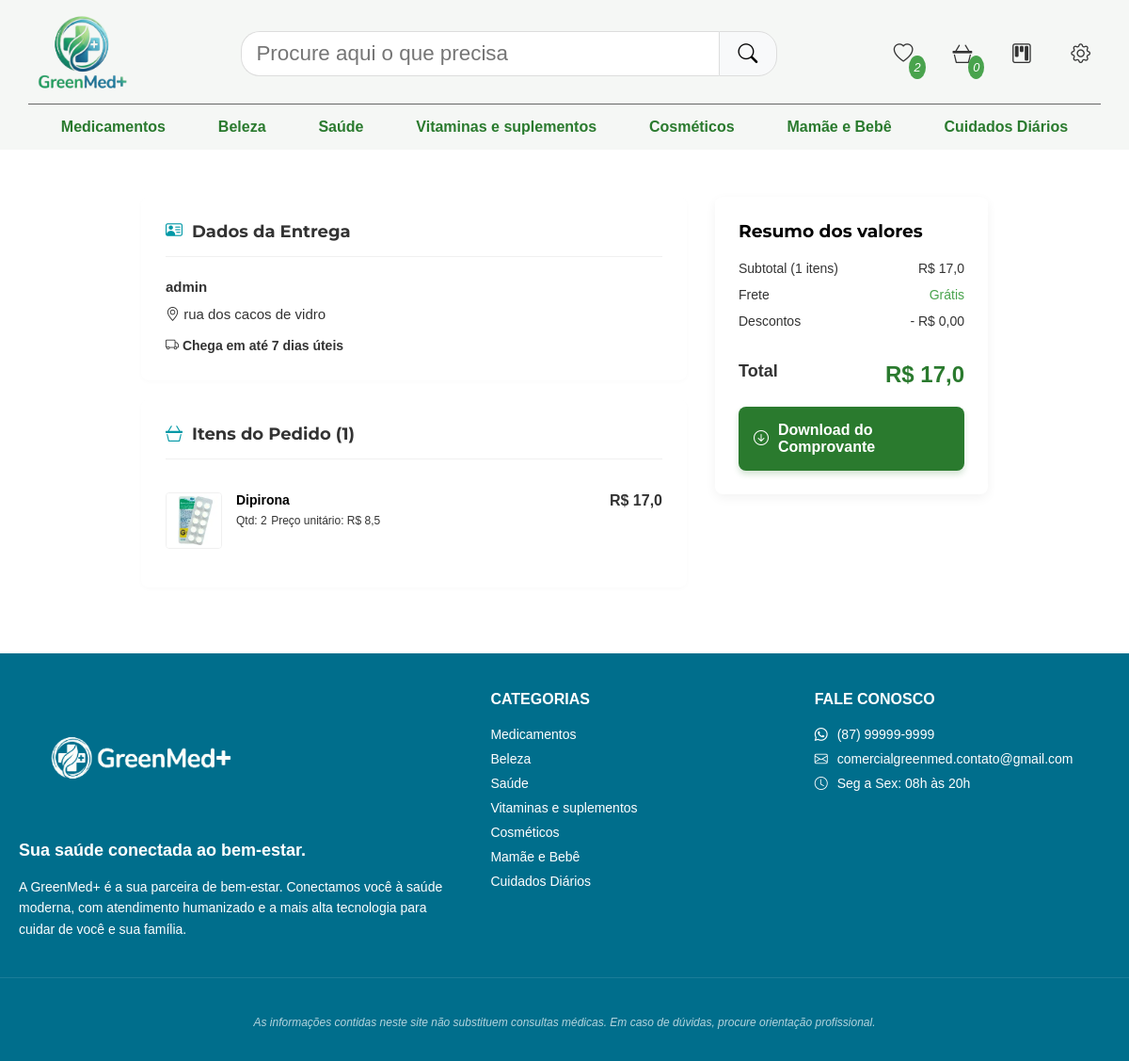
The page /pedidos/detalhes-pedido/30 (signed in) on the database its author committed.
### produtos/models.py (models this page shows, shortened)
class Categoria(models.Model):
    id = models.AutoField(primary_key=True)
    nome = models.CharField(max_length=100)

class Produto(models.Model):
    id = models.AutoField(primary_key=True)
    nome = models.CharField(max_length=250)
    quantidade = models.IntegerField()
    valor = models.FloatField()
    categoria = models.ForeignKey(Categoria, on_delete=models.PROTECT, related_name='categoria_produto')
    descricao = models.TextField(blank=True, null=True)
    imagem = models.ImageField(upload_to='produtos/', blank=True, null=True)

### contas/models.py (models this page shows)
class Cliente(AbstractUser):
    telefone = models.CharField(max_length=11)
    endereco = models.CharField()

### gestao/models.py (models this page shows, shortened)
class Pedido(models.Model):
    escolhas = (
        ('P', 'Pendente'),
        ('E', 'Enviado'),
        ('C', 'Cancelado'),
    )
    status = models.CharField(choices=escolhas, default='P')
    cliente = models.ForeignKey(Cliente, on_delete=models.DO_NOTHING, related_name='pedido_cliente')
    data_compra = models.DateTimeField(auto_now_add=True)
    valor_compra = models.FloatField(blank=True, null=True)

class ItemPedido(models.Model):
    produto = models.ForeignKey(Produto, on_delete=models.CASCADE, related_name='produto_pedido')
    pedido = models.ForeignKey(Pedido, on_delete=models.CASCADE, related_name='pedido_pedido')
    quantidade = models.IntegerField(default=1)
    preco_unico = models.FloatField()
    def get_total(self):
        return round(self.preco_unico * self.quantidade, 2)

### produtos/views.py (the view)
# urls.py: path('pedidos/detalhes-pedido/<int:pk>', DetalhesPedidoView.as_view(), name='detalhes_pedido'),
@method_decorator(login_required(login_url='login'), name='dispatch')
class DetalhesPedidoView(DetailView):
    model = Pedido
    template_name = 'detalhes_pedido.html'
    def get_context_data(self, **kwargs):
        context = super().get_context_data(**kwargs)
        context['object'].valor_compra = round(context['object'].valor_compra, 2)
        context["categorias"] = Categoria.objects.all()
        cesta = Cesta.objects.filter(usuario=self.request.user)
        context['itens_cesta'] = 0
        if cesta:
            qtd_itens_cesta = ItemCesta.objects.filter(cesta=cesta[0]).count()
            context['itens_cesta'] = qtd_itens_cesta
        favoritos = Favorito.objects.filter(id_cliente=self.request.user).values_list('id_produto', flat=True)
        context['favoritos'] = len(list(favoritos)) if favoritos else 0
        return context

### produtos/templates/detalhes_pedido.html
{% extends 'base.html' %}
{% load static %}
{% block links %}
    <link rel="stylesheet" href="{% static 'css/pedidos.css' %}">
    <link rel="stylesheet" href="{% static 'css/confirmar_pedido.css' %}">
{% endblock %}
{% block favorito %}
    <span id="contagem-favorito">{{ favoritos }}</span>
{% endblock %}
{% block cesta %} <span id="contagem-cesta">{{ itens_cesta }}</span> {% endblock %}
{% if categorias %}
{% block categorias %}
    {% for categoria in categorias %}
        <li><a href="/?categoria={{ categoria.nome }}">{{ categoria.nome }}</a></li>
    {% endfor %}
{% endblock %}
{% endif %}
{% block conteudo %}
    <div class="checkout-grid">
        <div class="details-column">
            <section class="checkout-section">
                <div class="section-header">
                    <h2 class="section-title"><i class="bi bi-person-vcard"></i> Dados da Entrega</h2>
                </div>
                <div class="address-box">
                    <span class="address-name">{{ user }}</span>
                    <i class="bi bi-geo-alt"></i> {{ user.endereco }}
                    <div style="margin-top: 10px; color: var(--accent-teal); font-weight: 600; font-size: 14px;">
                        {% if object.status == 'P' %}
                            <i class="bi bi-truck"></i> Chega em até 7 dias úteis
                        {% elif object.status == 'C' %}
                            <i class="bi bi-x-circle"></i> Cancelado
                        {% else %}
                            <i class="bi bi-check-circle"></i> Entregue
                        {% endif %}
                    </div>
                </div>
            </section>
            <section class="checkout-section">
                <div class="section-header">
                    <h2 class="section-title"><i class="bi bi-basket3"></i> Itens do Pedido ({{ object.pedido_pedido.all.count }})</h2>
                </div>
                {% for item in object.pedido_pedido.all %}
                    <div class="item-row">
                        <img src="{{ item.produto.imagem.url }}" class="item-img">
                        <div class="item-info">
                            <span class="item-name">{{ item.produto.nome }}</span>
                            <span class="item-meta">Qtd: {{ item.quantidade }}</span>
                            <span class="item-meta">Preço unitário: R$ {{ item.preco_unico }}</span>
                        </div>
                        <div class="item-price">R$ {{ item.get_total }}</div>
                    </div>
                {% endfor %}
            </section>
        </div>
        <aside>
            <div class="summary-card">
                <h3 style="font-family: 'Montserrat'; margin-bottom: 20px;">Resumo dos valores</h3>
                <div class="summary-row">
                    <span>Subtotal ({{ object.pedido_pedido.all.count }} itens)</span>
                    <span>R$ {{ object.valor_compra }}</span>
                </div>
                <div class="summary-row">
                    <span>Frete</span>
                    <span style="color: var(--verde_secundario);">Grátis</span>
                </div>
                <div class="summary-row">
                    <span>Descontos</span>
                    <span>- R$ 0,00</span>
                </div>
                <div class="summary-row total">
                    <span>Total</span>
                    <span>R$ {{ object.valor_compra }}</span>
                </div>
                <a href="{% url 'comprovante' object.id %}" class="btn-confirm">
                    <i class="bi bi-arrow-down-circle"></i> Download do Comprovante
                </a>
            </div>
        </aside>
    </div>
{% endblock %}
{% block categorias_footer %}
    {% for categoria in categorias %}
        <li><a href="/?categoria={{ categoria.nome }}">{{ categoria.nome }}</a></li>
    {% endfor %}
{% endblock %}

### static/css/base.css (style rules this page uses)
:root { --verde_primario: #2A7A2E; --azul_destaque: #0098A6; --verde_secundario: #49A34D; --azul_apoio: #006E8C; --cinza_texto: #333333; --cinza_fundo: #F5F7F5; --cinza_secundario: #666666; --titulos: "Montserrat", sans-serif; --paragrafos: "Open Sans", sans-serif; }
* { font-family: Arial, Helvetica, sans-serif; box-sizing: border-box; margin: 0px; padding: 0px; }
header a { text-decoration: none; }
header nav li { list-style: none; margin: auto 1px; cursor: pointer; position: relative; }
header nav #contagem-cesta, header nav #contagem-favorito { position: absolute; font-size: 0.8rem; padding: 5px; border-radius: 50%; bottom: -5px; right: -3px; text-align: center; background-color: var(--verde_secundario); color: white; }
#categorias a { color: var(--verde_primario); }
.footer-col ul li { margin-bottom: 10px; }
.footer-col ul li a { color: var(--text-muted); text-decoration: none; transition: color 0.3s; }

### produtos/static/css/confirmar_pedido.css (style rules this page uses)
.checkout-grid { display: grid; grid-template-columns: 2fr 1fr; gap: 30px; }
.checkout-section { background: white; border-radius: 8px; padding: 25px; margin-bottom: 20px; box-shadow: 0 2px 5px rgba(0,0,0,0.02); border: 1px solid transparent; transition: border-color 0.3s; }
.section-header { display: flex; justify-content: space-between; align-items: center; margin-bottom: 20px; padding-bottom: 15px; border-bottom: 1px solid #f0f0f0; }
.section-title { font-family: 'Montserrat', sans-serif; font-size: 18px; color: var(--cinza_texto); display: flex; align-items: center; gap: 10px; }
.section-title i { color: var(--azul_destaque); }
.address-box { line-height: 1.6; color: var(--cinza_texto); font-size: 15px; }
.address-name { font-weight: 700; color: var(--cinza_texto); margin-bottom: 5px; display: block; }
.item-row { display: flex; gap: 15px; padding: 15px 0; border-bottom: 1px solid #f9f9f9; }
.item-row:last-child { border-bottom: none; }
.item-img { width: 60px; height: 60px; object-fit: contain; border: 1px solid #f0f0f0; border-radius: 4px; }
.item-info { flex: 1; }
.item-name { font-weight: 600; font-size: 14px; margin-bottom: 4px; display: block; }
.item-meta { font-size: 12px; color: var(--cinza_texto); }
.item-price { font-weight: 700; color: var(--cinza_texto); }
.summary-card { background: white; border-radius: 8px; padding: 25px; box-shadow: 0 4px 12px rgba(0,0,0,0.05); position: sticky; top: 20px; height: fit-content; }
.summary-row { display: flex; justify-content: space-between; margin-bottom: 12px; font-size: 14px; color: var(--cinza_texto); }
.summary-row.total { margin-top: 20px; padding-top: 15px; border-top: 1px solid var(--border-color); color: var(--cinza_texto); font-size: 18px; font-weight: 700; }
.summary-row.total span:last-child { color: var(--verde_primario); font-size: 24px; }
.btn-confirm { width: 100%; background-color: var(--verde_primario); color: white; border: none; padding: 16px; border-radius: 8px; font-size: 16px; font-weight: 700; cursor: pointer; margin-top: 20px; transition: background-color 0.2s; box-shadow: 0 4px 6px rgba(42, 122, 46, 0.2); display: flex; justify-content: center; align-items: center; gap: 10px; text-decoration: none; }

### rows shown on the page
Categoria: nome "Medicamentos"
Categoria: nome "Beleza"
Categoria: nome "Saúde"
Categoria: nome "Vitaminas e suplementos"
Categoria: nome "Cosméticos"
Categoria: nome "Mamãe e Bebê"
Categoria: nome "Cuidados Diários"
Cliente: username "admin", endereco "rua dos cacos de vidro"
Pedido: pedido_pedido.all.count "1", valor_compra "17,0"
ItemPedido: produto.imagem (picture), produto.nome "Dipirona", quantidade "2", preco_unico "8,5", get_total "17,0"

### other values the page prints
{{ favoritos }} "2"
{{ itens_cesta }} "0"
